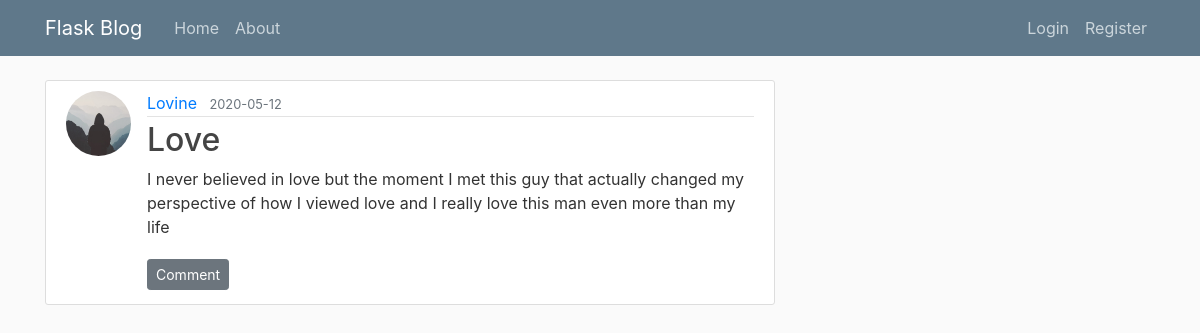
Screenshot of /post/2 with the database file from the repository.
### blog/models.py (models this page shows, shortened)
class User(db.Model, UserMixin):
    id = db.Column(db.Integer, primary_key=True)
    username = db.Column(db.String(20), unique=True, nullable=False)
    email = db.Column(db.String(120), unique=True, nullable=False)
    image_file = db.Column(db.String(20), nullable=False, default='default.jpg')
    password = db.Column(db.String(60), nullable=False)
    posts = db.relationship('Post', backref='author', lazy=True)

class Post(db.Model):
    id = db.Column(db.Integer, primary_key=True)
    title = db.Column(db.String(100), nullable=False)
    date_posted = db.Column(db.DateTime, nullable=False, default=datetime.utcnow)
    content = db.Column(db.Text, nullable=False)
    user_id = db.Column(db.Integer, db.ForeignKey('user.id'), nullable=False)

### blog/posts/routes.py (the view)
@posts.route("/post/<int:post_id>")
def post(post_id):
    post = Post.query.get_or_404(post_id)
    return render_template('post.html', title=post.title, post=post)

### blog/templates/post.html (shortened to what this page needs)
{% extends "layout.html" %}
{% block content %}
  <article class="media content-section">
    <img class="rounded-circle article-img" src="{{ url_for('static', filename='profile_pics/' + post.author.image_file) }}">
    <div class="media-body">
      <div class="article-metadata">
        <a class="mr-2" href="{{ url_for('users.user_posts', username=post.author.username) }}">{{ post.author.username }}</a>
        <small class="text-muted">{{ post.date_posted.strftime('%Y-%m-%d') }}</small>
      </div>
      <h2 class="article-title">{{ post.title }}</h2>
      <p class="article-content">{{ post.content }}</p>
      <a class="btn btn-secondary btn-sm mt-1 mb-1" href="{{ url_for('posts.new_comment', post_id=post.id) }}">Comment</a>
    </div>
  </article>
{% endblock content %}

### blog/static/main.css (style rules this page uses)
body { background: #fafafa; color: #333333; margin-top: 5rem; }
h1, h2, h3, h4, h5, h6 { color: #444444; }
.content-section { background: #ffffff; padding: 10px 20px; border: 1px solid #dddddd; border-radius: 3px; margin-bottom: 20px; }
.article-title { color: #444444; }
.article-content { white-space: pre-line; }
.article-img { height: 65px; width: 65px; margin-right: 16px; }
.article-metadata { padding-bottom: 1px; margin-bottom: 4px; border-bottom: 1px solid #e3e3e3 }

### rows the page displays
User: image_file (placeholder picture), author.username "Lovine"
Post: date_posted "2020-05-12", title "Love", content "I never believed in love but the moment I met this guy that actually changed my perspective of how I viewed love and I really love this man even more than my life"
